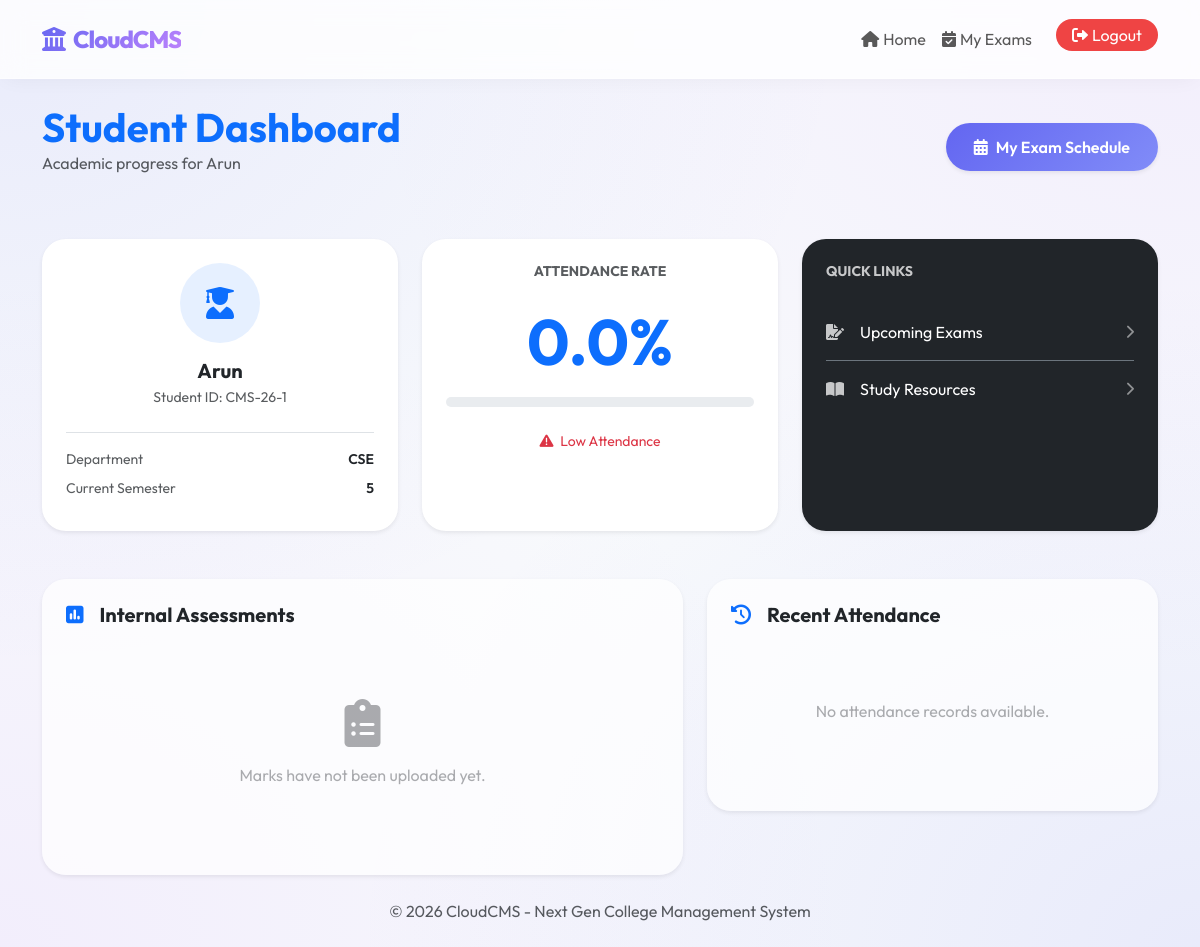
The page /student (signed in) on the database its author committed.
### models.py (models this page shows, shortened)
class User(UserMixin, db.Model):
    __tablename__ = 'users'
    user_id = db.Column(db.Integer, primary_key=True)
    name = db.Column(db.String(100), nullable=False)
    email = db.Column(db.String(120), unique=True, nullable=False)
    password = db.Column(db.String(200), nullable=False)
    role = db.Column(db.String(20), nullable=False) # Admin / Faculty / Student

class Student(db.Model):
    __tablename__ = 'students'
    student_id = db.Column(db.Integer, primary_key=True)
    user_id = db.Column(db.Integer, db.ForeignKey('users.user_id'), nullable=False)
    department = db.Column(db.String(50), nullable=False)
    semester = db.Column(db.Integer, nullable=False)
    user = db.relationship('User', backref=db.backref('student_profile', uselist=False))
    attendance = db.relationship('Attendance', backref='student', lazy=True)
    marks = db.relationship('Mark', backref='student', lazy=True)

### app.py (the view)
@app.route('/student')
@login_required
@role_required('Student')
def student_dashboard():
    student_profile = Student.query.filter_by(user_id=current_user.user_id).first()
    attendance = Attendance.query.filter_by(student_id=student_profile.student_id).all()
    marks = Mark.query.filter_by(student_id=student_profile.student_id).all()
    total_days = len(attendance)
    present_days = len([a for a in attendance if a.status == 'Present'])
    attendance_perc = (present_days / total_days * 100) if total_days > 0 else 0
    return render_template('student_dashboard.html', student=student_profile, attendance=attendance, marks=marks, attendance_perc=attendance_perc)

### app.py (called while the page is built)
@login_manager.user_loader
def load_user(user_id):
    return User.query.get(int(user_id))

def role_required(role):
    def decorator(f):
        @wraps(f)
        def decorated_function(*args, **kwargs):
            if not current_user.is_authenticated or current_user.role != role:
                flash(f'Access denied. {role} role required.', 'danger')
                return redirect(url_for('login'))
            return f(*args, **kwargs)
        return decorated_function
    return decorator

### templates/student_dashboard.html (shortened to what this page needs)
{% extends 'base.html' %}
{% block content %}
<div class="dashboard-container">
    <div class="d-flex justify-content-between align-items-center mb-5">
        <div>
            <h1 class="fw-bold mb-0 text-primary">Student Dashboard</h1>
            <p class="text-muted">Academic progress for {{ current_user.name }}</p>
        </div>
        <a href="{{ url_for('student_exams') }}" class="btn btn-primary rounded-pill shadow-sm">
            <i class="fas fa-calendar-alt me-2"></i>My Exam Schedule
        </a>
    </div>
    <div class="row g-4 mb-5">
        <div class="col-md-4">
            <div class="card p-4 border-0 shadow-sm h-100 bg-white">
                <div class="text-center mb-4">
                    <div class="rounded-circle bg-primary bg-opacity-10 d-inline-flex align-items-center justify-content-center p-4 mb-3"
                        style="width: 80px; height: 80px;">
                        <i class="fas fa-user-graduate text-primary fa-2x"></i>
                    </div>
                    <h5 class="fw-bold mb-1">{{ current_user.name }}</h5>
                    <p class="small text-muted mb-0">Student ID: CMS-26-{{ student.student_id }}</p>
                </div>
                <div class="border-top pt-3">
                    <div class="d-flex justify-content-between mb-2">
                        <span class="text-muted small">Department</span>
                        <span class="fw-600 small">{{ student.department }}</span>
                    </div>
                    <div class="d-flex justify-content-between mb-2">
                        <span class="text-muted small">Current Semester</span>
                        <span class="fw-600 small">{{ student.semester }}</span>
                    </div>
                </div>
            </div>
        </div>
        <div class="col-md-4">
            <div class="card p-4 border-0 shadow-sm h-100 text-center bg-white">
                <h6 class="text-uppercase text-muted small fw-bold mb-4">Attendance Rate</h6>
                <div class="position-relative d-inline-block">
                    <div class="display-3 fw-bold text-primary mb-0">{{ "%.1f"|format(attendance_perc) }}%</div>
                    <div class="progress mt-3" style="height: 10px; border-radius: 5px;">
                    </div>
                </div>
                <p class="mt-4 small text-muted">
                    {% if attendance_perc >= 75 %}
                    <span class="text-success"><i class="fas fa-check-circle me-1"></i> On Track!</span>
                    {% else %}
                    <span class="text-danger"><i class="fas fa-exclamation-triangle me-1"></i> Low Attendance</span>
                    {% endif %}
                </p>
            </div>
        </div>
        <div class="col-md-4">
            <div class="card p-4 border-0 shadow-sm h-100 bg-dark text-white">
                <h6 class="text-uppercase opacity-75 small fw-bold mb-4">Quick Links</h6>
                <div class="list-group list-group-flush bg-transparent">
                    <a href="{{ url_for('student_exams') }}"
                        class="list-group-item list-group-item-action bg-transparent text-white border-secondary px-0 py-3">
                        <div class="d-flex justify-content-between align-items-center">
                            <span><i class="fas fa-file-signature me-3 opacity-75"></i>Upcoming Exams</span>
                            <i class="fas fa-chevron-right small opacity-50"></i>
                        </div>
                    </a>
                    <a href="#"
                        class="list-group-item list-group-item-action bg-transparent text-white border-0 px-0 py-3">
                        <div class="d-flex justify-content-between align-items-center">
                            <span><i class="fas fa-book-open me-3 opacity-75"></i>Study Resources</span>
                            <i class="fas fa-chevron-right small opacity-50"></i>
                        </div>
                    </a>
                </div>
            </div>
        </div>
    </div>
    <div class="row g-4">
        <div class="col-lg-7">
            <div class="card p-4 border-0 shadow-sm">
                <h5 class="fw-bold mb-4"><i class="fas fa-poll me-3 text-primary"></i>Internal Assessments</h5>
                {% if marks %}
                <div class="table-responsive">
                    <table class="table table-hover align-middle">
                        <thead class="table-light">
                            <tr>
                                <th>Subject</th>
                                <th class="text-center">Score</th>
                                <th class="text-end">Status</th>
                            </tr>
                        </thead>
                        <tbody>
                            {% for m in marks %}
                            <tr>
                                <td class="fw-600">{{ m.subject }}</td>
                                <td class="text-center">{{ m.marks }} / 100</td>
                                <td class="text-end">
                                    {% if m.marks >= 40 %}
                                    <span
                                        class="badge bg-success-subtle text-success px-3 rounded-pill">Qualified</span>
                                    {% else %}
                                    <span class="badge bg-danger-subtle text-danger px-3 rounded-pill">Review</span>
                                    {% endif %}
                                </td>
                            </tr>
                            {% endfor %}
                        </tbody>
                    </table>
                </div>
                {% else %}
                <div class="text-center py-5 text-muted opacity-50">
                    <i class="fas fa-clipboard-list fa-3x mb-3"></i>
                    <p>Marks have not been uploaded yet.</p>
                </div>
                {% endif %}
            </div>
        </div>
        <div class="col-lg-5">
            <div class="card p-4 border-0 shadow-sm">
                <h5 class="fw-bold mb-4"><i class="fas fa-history me-3 text-primary"></i>Recent Attendance</h5>
                {% if attendance %}
                <div class="list-group list-group-flush">
                    {% for a in attendance[-5:]|reverse %}
                    <div
                        class="list-group-item d-flex justify-content-between align-items-center px-0 py-3 border-light">
                        <div class="d-flex align-items-center">
                            <i class="fas fa-calendar-day me-3 text-muted"></i>
                            <div class="fw-600">{{ a.date.strftime('%d %b, %Y') }}</div>
                        </div>
                        <span
                            class="badge {% if a.status == 'Present' %}bg-success{% else %}bg-danger{% endif %} px-3">{{
                            a.status }}</span>
                    </div>
                    {% endfor %}
                </div>
                {% else %}
                <div class="text-center py-5 text-muted opacity-50">
                    <p>No attendance records available.</p>
                </div>
                {% endif %}
            </div>
        </div>
    </div>
</div>
{% endblock %}

### templates/base.html (style rules this page uses)
:root { --primary-color: #6366f1; --secondary-color: #818cf8; --accent-color: #c084fc; --glass-bg: rgba(255, 255, 255, 0.7); --glass-border: rgba(255, 255, 255, 0.4); }
body { font-family: 'Outfit', sans-serif; background: #f8fafc; background-image: radial-gradient(at 0% 0%, rgba(99, 102, 241, 0.1) 0px, transparent 50%), radial-gradient(at 100% 0%, rgba(192, 132, 252, 0.1) 0px, transparent 50%), radial-gradient(at 100% 100%, rgba(99, 102, 241, 0.1) 0px, transparent 50%), radial-gradient(at 0% 100%, rgba(192, 132, 252, 0.1) 0px, transparent 50%); background-attachment: fixed; min-height: 100vh; color: #1e293b; display: flex; flex-direction: column; }
.card { border: 1px solid var(--glass-border); border-radius: 24px; background: var(--glass-bg); backdrop-filter: blur(10px); box-shadow: 0 20px 40px -10px rgba(0, 0, 0, 0.05); transition: all 0.3s cubic-bezier(0.4, 0, 0.2, 1); }
.btn-primary { background: linear-gradient(135deg, var(--primary-color), var(--secondary-color)); border: none; padding: 12px 28px; border-radius: 14px; font-weight: 600; box-shadow: 0 10px 15px -3px rgba(99, 102, 241, 0.3); transition: all 0.3s ease; }
.fw-600 { font-weight: 600; }
.dashboard-container { animation: fadeIn 0.5s ease-out forwards; }

### rows shown on the page
User: name "Arun"
Student: student_id "1", department "CSE", semester "5"

### other values the page prints
{{ "%.1f"|format(attendance_perc) }} "0.0"
